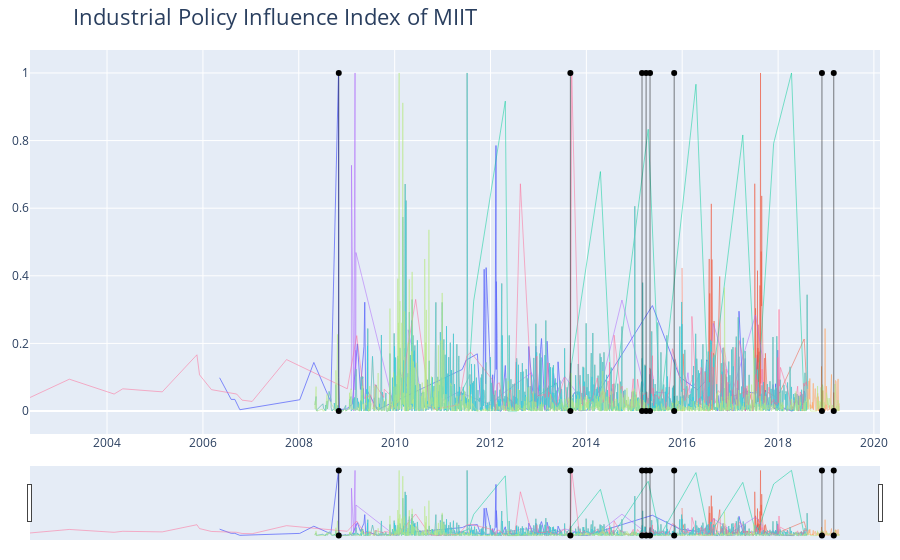

Source (notebook cell):
### Code cell
figure

### Figure 1 — Plotly figure (JSON) as saved in the notebook; plotly's stock layout.template omitted (floating-point values rounded to 4 significant figures; data arrays with more than 128 entries replaced by an {"elided": "..."} marker saying what was removed)
{"data": [{"hoverinfo": "x+name", "line": {"width": 0.8}, "mode": "lines", "name": "规划投资计划_investment_plans", "type": "scatter", "x": {"elided": "161 str values"}, "y": {"elided": "161 float values"}}, {"hoverinfo": "x+name", "line": {"width": 0.5}, "mode": "lines", "name": "建议提案复文公开_feedback_proposal", "type": "scatter", "x": ["2015-12-31T00:00:00", "2016-01-05T00:00:00", "2016-01-06T00:00:00", "2016-01-07T00:00:00", "2016-01-08T00:00:00", "2016-01-15T00:00:00", "2016-02-04T00:00:00", "2016-02-16T00:00:00", "2016-03-23T00:00:00", "2016-07-04T00:00:00", "2016-07-07T00:00:00", "2016-07-11T00:00:00", "2016-07-13T00:00:00", "2016-07-15T00:00:00", "2016-07-25T00:00:00", "2016-07-26T00:00:00", "2016-07-27T00:00:00", "2016-07-28T00:00:00", "2016-07-29T00:00:00", "2016-08-01T00:00:00", "2016-08-02T00:00:00", "2016-08-03T00:00:00", "2016-08-04T00:00:00", "2016-08-05T00:00:00", "2016-08-10T00:00:00", "2016-08-11T00:00:00", "2016-08-15T00:00:00", "2016-08-23T00:00:00", "2016-08-24T00:00:00", "2016-08-26T00:00:00", "2016-08-29T00:00:00", "2016-08-31T00:00:00", "2016-09-19T00:00:00", "2016-10-13T00:00:00", "2016-10-19T00:00:00", "2016-10-20T00:00:00", "2017-05-26T00:00:00", "2017-06-27T00:00:00", "2017-07-03T00:00:00", "2017-07-05T00:00:00", "2017-07-06T00:00:00", "2017-07-07T00:00:00", "2017-07-11T00:00:00", "2017-07-12T00:00:00", "2017-07-13T00:00:00", "2017-07-19T00:00:00", "2017-07-24T00:00:00", "2017-07-26T00:00:00", "2017-07-27T00:00:00", "2017-07-28T00:00:00", "2017-07-29T00:00:00", "2017-07-31T00:00:00", "2017-08-01T00:00:00", "2017-08-02T00:00:00", "2017-08-04T00:00:00", "2017-08-09T00:00:00", "2017-08-14T00:00:00", "2017-08-16T00:00:00", "2017-08-17T00:00:00", "2017-08-18T00:00:00", "2017-08-20T00:00:00", "2017-08-21T00:00:00", "2017-08-22T00:00:00", "2017-08-23T00:00:00", "2017-08-24T00:00:00", "2017-08-25T00:00:00", "2017-08-28T00:00:00", "2017-08-29T00:00:00", "2017-08-30T00:00:00", "2017-08-31T00:00:00", "2017-09-13T00:00:00", "2017-09-15T00:00:00", "2017-09-16T00:00:00", "2017-09-20T00:00:00", "2017-09-21T00:00:00", "2017-09-22T00:00:00", "2017-09-25T00:00:00", "2017-09-26T00:00:00", "2017-10-09T00:00:00", "2017-12-26T00:00:00", "2018-07-19T00:00:00", "2018-08-15T00:00:00"], "y": [0.4232, 0, 0.1223, 0.08621, 0.1693, 0.1082, 0.08777, 0.04075, 0.02665, 0.001567, 0.004702, 0.01881, 0.04389, 0.00627, 0.4498, 0.02038, 0.01567, 0.09404, 0.348, 0.01097, 0.02351, 0.001567, 0.04232, 0.02038, 0.6129, 0.003135, 0.4483, 0.1144, 0.01411, 0.1708, 0.05956, 0.2665, 0.03605, 0.3981, 0.1505, 0.02978, 0.06113, 0.007837, 0.04859, 0.05486, 0.07367, 0.6724, 0.07524, 0.02351, 0.3041, 0.1129, 0.05172, 0.1897, 0.2759, 0.4154, 0.02665, 0.1865, 0.1442, 0.2555, 0.08621, 0.1755, 0.02508, 0.3715, 0.01254, 0.3448, 1, 0.4326, 0.0815, 0.4138, 0.09718, 0.4718, 0.3103, 0.6364, 0.442, 0.3448, 0.03292, 0.05016, 0.03292, 0.05799, 0.1567, 0.02508, 0.05016, 0.1708, 0.05643, 0.03918, 0.2132, 0.01097]}, {"hoverinfo": "x+name", "line": {"width": 0.5}, "mode": "lines", "name": "财政资金_financial_resources", "type": "scatter", "x": ["2011-04-15T00:00:00", "2011-07-20T00:00:00", "2011-08-26T00:00:00", "2012-04-23T00:00:00", "2012-05-15T00:00:00", "2012-07-19T00:00:00", "2013-05-17T00:00:00", "2013-07-18T00:00:00", "2014-04-18T00:00:00", "2014-07-18T00:00:00", "2015-04-17T00:00:00", "2015-07-17T00:00:00", "2016-04-15T00:00:00", "2016-07-22T00:00:00", "2017-04-07T00:00:00", "2017-07-21T00:00:00", "2017-11-28T00:00:00", "2018-04-13T00:00:00", "2018-07-20T00:00:00"], "y": [0.025, 0.1, 0.325, 0.9167, 0, 0, 0.08333, 0, 0.7083, 0, 0.8333, 0, 0.9667, 0, 0.8167, 0, 0.7917, 1, 0]}, {"hoverinfo": "x+name", "line": {"width": 0.5}, "mode": "lines", "name": "法律法规_law_regulation", "type": "scatter", "x": ["2009-02-05T00:00:00", "2009-02-06T00:00:00", "2009-02-23T00:00:00", "2009-02-25T00:00:00", "2009-03-05T00:00:00", "2009-03-06T00:00:00", "2009-03-10T00:00:00", "2009-03-11T00:00:00", "2009-03-12T00:00:00", "2009-12-28T00:00:00", "2010-01-26T00:00:00", "2010-02-03T00:00:00", "2010-04-12T00:00:00", "2010-04-14T00:00:00", "2010-08-11T00:00:00", "2010-12-03T00:00:00", "2011-01-05T00:00:00", "2011-05-03T00:00:00", "2011-12-31T00:00:00", "2012-03-29T00:00:00", "2012-11-08T00:00:00", "2013-02-28T00:00:00", "2013-03-18T00:00:00", "2013-07-19T00:00:00", "2014-01-29T00:00:00", "2014-05-06T00:00:00", "2014-09-29T00:00:00", "2015-03-25T00:00:00", "2015-04-30T00:00:00", "2015-05-13T00:00:00", "2015-05-26T00:00:00", "2015-05-28T00:00:00", "2015-08-28T00:00:00", "2015-11-24T00:00:00", "2016-01-21T00:00:00", "2016-02-14T00:00:00", "2016-02-29T00:00:00", "2016-05-13T00:00:00", "2016-06-02T00:00:00", "2016-07-05T00:00:00", "2016-08-25T00:00:00", "2016-12-16T00:00:00", "2017-01-16T00:00:00", "2017-07-13T00:00:00", "2017-09-01T00:00:00", "2017-09-04T00:00:00", "2017-09-27T00:00:00", "2017-10-27T00:00:00", "2017-11-23T00:00:00", "2018-04-18T00:00:00"], "y": [0.06216, 0.727, 0, 0.1635, 1, 0.06216, 0.1797, 0.1027, 0.4689, 0.01216, 0.001351, 0.1189, 0.06892, 0.2405, 0.01486, 0.004054, 0.03243, 0.05676, 0.01892, 0.05, 0.1135, 0, 0.008108, 0.1027, 0, 0.09459, 0.3284, 0.05946, 0.004054, 0.1176, 0.09865, 0.05541, 0.05405, 0, 0.0473, 0.1135, 0.0527, 0.1068, 0.1257, 0.005405, 0.2595, 0.1108, 0.05541, 0.2838, 0.1649, 0.01216, 0.03108, 0, 0.01216, 0]}, {"hoverinfo": "x+name", "line": {"width": 0.5}, "mode": "lines", "name": "政策发布_miit_policies", "type": "scatter", "x": {"elided": "1842 str values"}, "y": {"elided": "1842 float values"}}, {"hoverinfo": "x+name", "line": {"width": 0.5}, "mode": "lines", "name": "文件发布_policy_release", "type": "scatter", "x": {"elided": "1755 str values"}, "y": {"elided": "1755 float values"}}, {"hoverinfo": "x+name", "line": {"width": 0.5}, "mode": "lines", "name": "政策解读_policy_explained", "type": "scatter", "x": {"elided": "225 str values"}, "y": {"elided": "225 float values"}}, {"hoverinfo": "x+name", "line": {"width": 0.5}, "mode": "lines", "name": "_document_opinions", "type": "scatter", "x": {"elided": "1347 str values"}, "y": {"elided": "1347 float values"}}, {"hovertext": [" ", "2008 Nov - Stimulus Package: mitigating against the Financial Crisis"], "line": {"color": "black", "width": 0.5}, "mode": "lines+markers+text", "textposition": "top center", "type": "scatter", "x": ["2008-11", "2008-11"], "y": [0, 1]}, {"hovertext": [" ", "2013 Sep - Renew Reform Programs: revisiting market reforms"], "line": {"color": "black", "width": 0.5}, "mode": "lines+markers+text", "textposition": "top center", "type": "scatter", "x": ["2013-09", "2013-09"], "y": [0, 1]}, {"hovertext": [" ", "2015 March - China Internet Plus Initiative"], "line": {"color": "black", "width": 0.5}, "mode": "lines+markers+text", "textposition": "top center", "type": "scatter", "x": ["2015-03", "2015-03"], "y": [0, 1]}, {"hovertext": [" ", "2015 May - Made in China 2025"], "line": {"color": "black", "width": 0.5}, "mode": "lines+markers+text", "textposition": "top center", "type": "scatter", "x": ["2015-05", "2015-05"], "y": [0, 1]}, {"hovertext": [" ", "2015 Apr - Water Pollution Prevention and Control Action Plan"], "line": {"color": "black", "width": 0.5}, "mode": "lines+markers+text", "textposition": "top center", "type": "scatter", "x": ["2015-04", "2015-04"], "y": [0, 1]}, {"hovertext": [" ", "2015 Nov - Supply-side Structural Reform: State lead to eliminate excess capacity"], "line": {"color": "black", "width": 0.5}, "mode": "lines+markers+text", "textposition": "top center", "type": "scatter", "x": ["2015-11", "2015-11"], "y": [0, 1]}, {"hovertext": [" ", "2018 Mar - NDRC announces collaboration with Foreign Automotive Partners"], "line": {"color": "black", "width": 0.5}, "mode": "lines+markers+text", "textposition": "top center", "type": "scatter", "x": ["2018-12", "2018-12"], "y": [0, 1]}, {"hovertext": [" ", "2019 Mar - NDRC announces Major Foreign Investment projects in Energy Sector"], "line": {"color": "black", "width": 0.5}, "mode": "lines+markers+text", "textposition": "top center", "type": "scatter", "x": ["2019-03", "2019-03"], "y": [0, 1]}], "layout": {"margin": {"b": 20, "l": 20, "r": 20, "t": 50}, "showlegend": false, "title": {"font": {"size": 22}, "text": "Industrial Policy Influence Index of MIIT", "xref": "paper"}, "xaxis": {"rangeslider": {"visible": true}}}}
